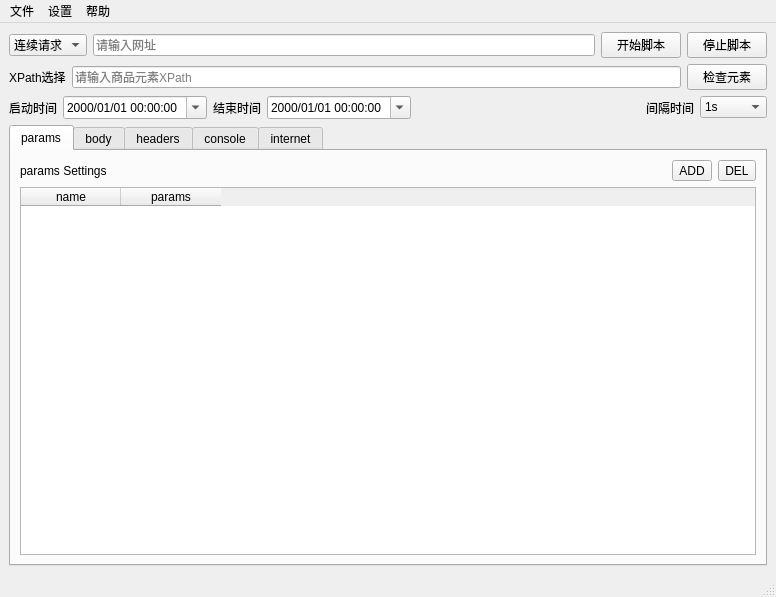
<?xml version="1.0" encoding="UTF-8"?>
<ui version="4.0">
 <class>FOoOt</class>
 <widget class="QMainWindow" name="FOoOt">
  <property name="geometry">
   <rect>
    <x>0</x>
    <y>0</y>
    <width>776</width>
    <height>597</height>
   </rect>
  </property>
  <property name="windowTitle">
   <string>FOoOt</string>
  </property>
  <widget class="QWidget" name="centralwidget">
   <layout class="QVBoxLayout" name="verticalLayout_2" stretch="0,0,0,12">
    <item>
     <layout class="QHBoxLayout" name="horizontalLayout">
      <item>
       <widget class="QComboBox" name="requestComboBox">
        <property name="sizeAdjustPolicy">
         <enum>QComboBox::AdjustToContents</enum>
        </property>
        <item>
         <property name="text">
          <string>连续请求</string>
         </property>
        </item>
        <item>
         <property name="text">
          <string>单次请求</string>
         </property>
        </item>
       </widget>
      </item>
      <item>
       <widget class="QLineEdit" name="urlEdit">
        <property name="placeholderText">
         <string>请输入网址</string>
        </property>
       </widget>
      </item>
      <item>
       <widget class="QPushButton" name="startButton">
        <property name="text">
         <string>开始脚本</string>
        </property>
       </widget>
      </item>
      <item>
       <widget class="QPushButton" name="stopButton">
        <property name="text">
         <string>停止脚本</string>
        </property>
       </widget>
      </item>
     </layout>
    </item>
    <item>
     <layout class="QHBoxLayout" name="horizontalLayout_7">
      <item>
       <widget class="QLabel" name="label_7">
        <property name="text">
         <string>XPath选择</string>
        </property>
       </widget>
      </item>
      <item>
       <widget class="QLineEdit" name="lineEdit_2">
        <property name="placeholderText">
         <string>请输入商品元素XPath</string>
        </property>
       </widget>
      </item>
      <item>
       <widget class="QPushButton" name="checkButton">
        <property name="text">
         <string>检查元素</string>
        </property>
       </widget>
      </item>
     </layout>
    </item>
    <item>
     <layout class="QHBoxLayout" name="horizontalLayout_2" stretch="0,0,0,0,0,0,0">
      <item>
       <widget class="QLabel" name="label">
        <property name="text">
         <string>启动时间</string>
        </property>
       </widget>
      </item>
      <item>
       <widget class="QDateTimeEdit" name="startDateTimeEdit">
        <property name="sizePolicy">
         <sizepolicy hsizetype="Preferred" vsizetype="Preferred">
          <horstretch>0</horstretch>
          <verstretch>0</verstretch>
         </sizepolicy>
        </property>
        <property name="minimumSize">
         <size>
          <width>144</width>
          <height>0</height>
         </size>
        </property>
        <property name="contextMenuPolicy">
         <enum>Qt::NoContextMenu</enum>
        </property>
        <property name="displayFormat">
         <string>yyyy/MM/dd HH:mm:ss</string>
        </property>
        <property name="calendarPopup">
         <bool>true</bool>
        </property>
       </widget>
      </item>
      <item>
       <widget class="QLabel" name="label_6">
        <property name="text">
         <string>结束时间</string>
        </property>
       </widget>
      </item>
      <item>
       <widget class="QDateTimeEdit" name="endDateTimeEdit">
        <property name="sizePolicy">
         <sizepolicy hsizetype="Preferred" vsizetype="Preferred">
          <horstretch>0</horstretch>
          <verstretch>0</verstretch>
         </sizepolicy>
        </property>
        <property name="minimumSize">
         <size>
          <width>144</width>
          <height>0</height>
         </size>
        </property>
        <property name="displayFormat">
         <string>yyyy/MM/dd HH:mm:ss</string>
        </property>
        <property name="calendarPopup">
         <bool>true</bool>
        </property>
       </widget>
      </item>
      <item>
       <spacer name="horizontalSpacer">
        <property name="orientation">
         <enum>Qt::Horizontal</enum>
        </property>
        <property name="sizeHint" stdset="0">
         <size>
          <width>40</width>
          <height>20</height>
         </size>
        </property>
       </spacer>
      </item>
      <item>
       <widget class="QLabel" name="label_2">
        <property name="text">
         <string>间隔时间</string>
        </property>
       </widget>
      </item>
      <item>
       <widget class="QComboBox" name="intervalTime">
        <property name="sizeAdjustPolicy">
         <enum>QComboBox::AdjustToContents</enum>
        </property>
        <item>
         <property name="text">
          <string>1s</string>
         </property>
        </item>
        <item>
         <property name="text">
          <string>500ms</string>
         </property>
        </item>
        <item>
         <property name="text">
          <string>100ms</string>
         </property>
        </item>
        <item>
         <property name="text">
          <string>10ms</string>
         </property>
        </item>
        <item>
         <property name="text">
          <string>5ms</string>
         </property>
        </item>
        <item>
         <property name="text">
          <string>1ms</string>
         </property>
        </item>
       </widget>
      </item>
     </layout>
    </item>
    <item>
     <layout class="QHBoxLayout" name="horizontalLayout_3">
      <item>
       <widget class="QTabWidget" name="tabWidget">
        <property name="currentIndex">
         <number>0</number>
        </property>
        <widget class="QWidget" name="paramsEdit">
         <attribute name="title">
          <string>params</string>
         </attribute>
         <layout class="QVBoxLayout" name="verticalLayout_3">
          <item>
           <layout class="QHBoxLayout" name="horizontalLayout_4">
            <item>
             <widget class="QLabel" name="label_3">
              <property name="text">
               <string>params Settings</string>
              </property>
             </widget>
            </item>
            <item>
             <spacer name="horizontalSpacer_2">
              <property name="orientation">
               <enum>Qt::Horizontal</enum>
              </property>
              <property name="sizeHint" stdset="0">
               <size>
                <width>40</width>
                <height>20</height>
               </size>
              </property>
             </spacer>
            </item>
            <item>
             <widget class="QToolButton" name="AddParamToolButton">
              <property name="text">
               <string>ADD</string>
              </property>
             </widget>
            </item>
            <item>
             <widget class="QToolButton" name="DelParamToolButton">
              <property name="text">
               <string>DEL</string>
              </property>
             </widget>
            </item>
           </layout>
          </item>
          <item>
           <widget class="QTableWidget" name="tableWidget">
            <column>
             <property name="text">
              <string>name</string>
             </property>
            </column>
            <column>
             <property name="text">
              <string>params</string>
             </property>
            </column>
           </widget>
          </item>
         </layout>
        </widget>
        <widget class="QWidget" name="bodyEdit">
         <attribute name="title">
          <string>body</string>
         </attribute>
         <layout class="QVBoxLayout" name="verticalLayout_4">
          <item>
           <layout class="QHBoxLayout" name="horizontalLayout_5">
            <item>
             <widget class="QLabel" name="label_4">
              <property name="text">
               <string>bodys Settings</string>
              </property>
             </widget>
            </item>
            <item>
             <spacer name="horizontalSpacer_3">
              <property name="orientation">
               <enum>Qt::Horizontal</enum>
              </property>
              <property name="sizeHint" stdset="0">
               <size>
                <width>40</width>
                <height>20</height>
               </size>
              </property>
             </spacer>
            </item>
            <item>
             <widget class="QToolButton" name="AddParamToolButton_2">
              <property name="text">
               <string>ADD</string>
              </property>
             </widget>
            </item>
            <item>
             <widget class="QToolButton" name="DelParamToolButton_2">
              <property name="text">
               <string>DEL</string>
              </property>
             </widget>
            </item>
           </layout>
          </item>
          <item>
           <widget class="QTableWidget" name="tableWidget_2"/>
          </item>
         </layout>
        </widget>
        <widget class="QWidget" name="headersEdit">
         <attribute name="title">
          <string>headers</string>
         </attribute>
         <layout class="QVBoxLayout" name="verticalLayout">
          <item>
           <layout class="QHBoxLayout" name="horizontalLayout_6">
            <item>
             <widget class="QLabel" name="label_5">
              <property name="text">
               <string>headers Settings</string>
              </property>
             </widget>
            </item>
            <item>
             <spacer name="horizontalSpacer_4">
              <property name="orientation">
               <enum>Qt::Horizontal</enum>
              </property>
              <property name="sizeHint" stdset="0">
               <size>
                <width>40</width>
                <height>20</height>
               </size>
              </property>
             </spacer>
            </item>
            <item>
             <widget class="QToolButton" name="AddParamToolButton_3">
              <property name="text">
               <string>ADD</string>
              </property>
             </widget>
            </item>
            <item>
             <widget class="QToolButton" name="DelParamToolButton_3">
              <property name="text">
               <string>DEL</string>
              </property>
             </widget>
            </item>
           </layout>
          </item>
          <item>
           <widget class="QTableWidget" name="tableWidget_3"/>
          </item>
         </layout>
        </widget>
        <widget class="QWidget" name="consoleEdit">
         <attribute name="title">
          <string>console</string>
         </attribute>
         <layout class="QGridLayout" name="gridLayout">
          <item row="0" column="0">
           <widget class="QPlainTextEdit" name="plainTextEdit"/>
          </item>
         </layout>
        </widget>
        <widget class="QWidget" name="internetTab">
         <attribute name="title">
          <string>internet</string>
         </attribute>
         <layout class="QGridLayout" name="gridLayout_2">
          <item row="0" column="0">
           <layout class="QVBoxLayout" name="internetLayout"/>
          </item>
         </layout>
        </widget>
       </widget>
      </item>
     </layout>
    </item>
   </layout>
  </widget>
  <widget class="QMenuBar" name="menubar">
   <property name="geometry">
    <rect>
     <x>0</x>
     <y>0</y>
     <width>776</width>
     <height>23</height>
    </rect>
   </property>
   <widget class="QMenu" name="fileMenu">
    <property name="title">
     <string>文件</string>
    </property>
    <addaction name="actionNew"/>
    <addaction name="actionOpen"/>
    <addaction name="separator"/>
    <addaction name="actionSave"/>
    <addaction name="actionSavePath"/>
    <addaction name="separator"/>
    <addaction name="actionExit"/>
   </widget>
   <widget class="QMenu" name="settingsMenu">
    <property name="title">
     <string>设置</string>
    </property>
    <addaction name="actionSettings"/>
   </widget>
   <widget class="QMenu" name="helpMenu">
    <property name="title">
     <string>帮助</string>
    </property>
    <addaction name="actionVersion"/>
   </widget>
   <addaction name="fileMenu"/>
   <addaction name="settingsMenu"/>
   <addaction name="helpMenu"/>
  </widget>
  <widget class="QStatusBar" name="statusbar"/>
  <action name="actionNew">
   <property name="text">
    <string>新建脚本</string>
   </property>
  </action>
  <action name="actionOpen">
   <property name="text">
    <string>打开脚本</string>
   </property>
  </action>
  <action name="actionSettings">
   <property name="text">
    <string>设置</string>
   </property>
  </action>
  <action name="actionVersion">
   <property name="text">
    <string>版本</string>
   </property>
  </action>
  <action name="actionSave">
   <property name="text">
    <string>保存</string>
   </property>
  </action>
  <action name="actionSavePath">
   <property name="text">
    <string>另存为</string>
   </property>
  </action>
  <action name="actionExit">
   <property name="text">
    <string>退出</string>
   </property>
  </action>
 </widget>
 <resources/>
 <connections/>
</ui>
